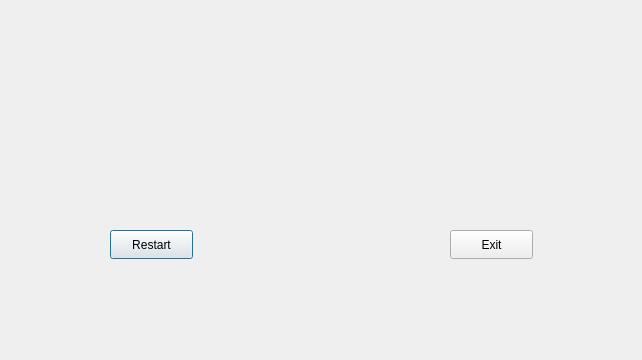
<?xml version="1.0" encoding="UTF-8"?>
<ui version="4.0">
 <class>End_Screen</class>
 <widget class="QDialog" name="End_Screen">
  <property name="geometry">
   <rect>
    <x>0</x>
    <y>0</y>
    <width>642</width>
    <height>360</height>
   </rect>
  </property>
  <property name="windowTitle">
   <string>Dialog</string>
  </property>
  <property name="styleSheet">
   <string notr="true">QDialog{ image: url(:/res/endScreen1.jpg) };</string>
  </property>
  <widget class="QPushButton" name="pushButton">
   <property name="geometry">
    <rect>
     <x>110</x>
     <y>230</y>
     <width>83</width>
     <height>29</height>
    </rect>
   </property>
   <property name="styleSheet">
    <string notr="true">QPushButton{ background: #fff1a3; color: black; font: 500 10pt &quot;Source Code Pro Medium&quot;};</string>
   </property>
   <property name="text">
    <string>Restart</string>
   </property>
  </widget>
  <widget class="QPushButton" name="pushButton_2">
   <property name="geometry">
    <rect>
     <x>450</x>
     <y>230</y>
     <width>83</width>
     <height>29</height>
    </rect>
   </property>
   <property name="styleSheet">
    <string notr="true">QPushButton{ background: #fff1a3; color: black; font: 500 10pt &quot;Source Code Pro Medium&quot;};</string>
   </property>
   <property name="text">
    <string>Exit</string>
   </property>
  </widget>
 </widget>
 <resources/>
 <connections/>
</ui>
